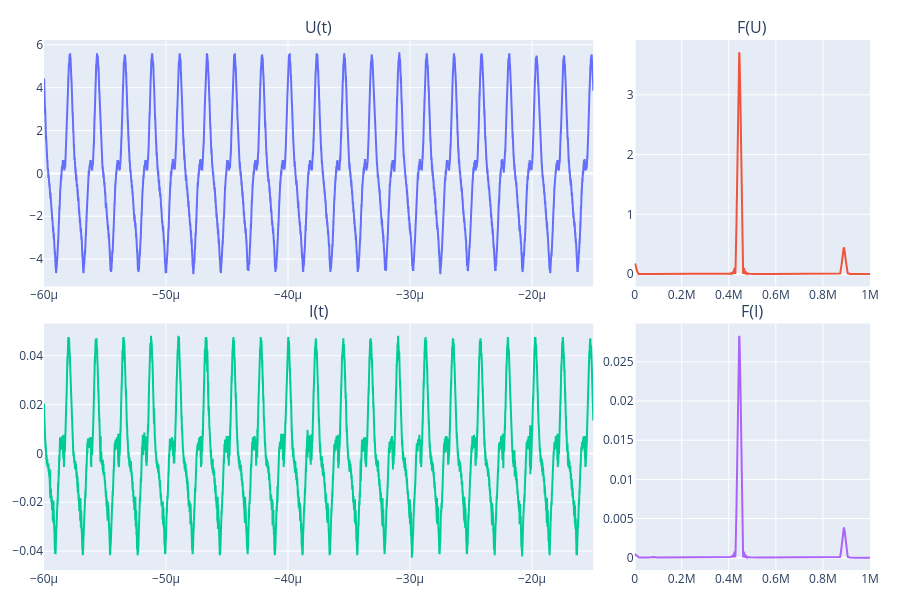

Notebook code cell kept with this figure:
### Code cell
window=T_counts*20
fs = 1 / np.mean(np.diff(t))
vw.show_I_U_3(t,I,U,0,window)

### Figure 1 — Plotly figure (JSON) as saved in the notebook; plotly's stock layout.template omitted (floating-point values rounded to 4 significant figures; data arrays with more than 128 entries replaced by an {"elided": "..."} marker saying what was removed)
{"data": [{"type": "scatter", "x": {"elided": "28140 float values"}, "xaxis": "x", "y": {"elided": "28140 float values"}, "yaxis": "y"}, {"type": "scatter", "x": {"elided": "6121 float values"}, "xaxis": "x2", "y": {"elided": "6121 float values"}, "yaxis": "y2"}, {"type": "scatter", "x": {"elided": "28140 float values"}, "xaxis": "x3", "y": {"elided": "28140 float values"}, "yaxis": "y3"}, {"type": "scatter", "x": {"elided": "6121 float values"}, "xaxis": "x4", "y": {"elided": "6121 float values"}, "yaxis": "y4"}], "layout": {"annotations": [{"font": {"size": 16}, "showarrow": false, "text": "U(t)", "x": 0.3325, "xanchor": "center", "xref": "paper", "y": 1.0, "yanchor": "bottom", "yref": "paper"}, {"font": {"size": 16}, "showarrow": false, "text": "F(U)", "x": 0.8575, "xanchor": "center", "xref": "paper", "y": 1.0, "yanchor": "bottom", "yref": "paper"}, {"font": {"size": 16}, "showarrow": false, "text": "I(t)", "x": 0.3325, "xanchor": "center", "xref": "paper", "y": 0.465, "yanchor": "bottom", "yref": "paper"}, {"font": {"size": 16}, "showarrow": false, "text": "F(I)", "x": 0.8575, "xanchor": "center", "xref": "paper", "y": 0.465, "yanchor": "bottom", "yref": "paper"}], "height": 600, "margin": {"b": 30, "l": 30, "r": 30, "t": 40}, "showlegend": false, "width": 900, "xaxis": {"anchor": "y", "domain": [0, 0.665]}, "xaxis2": {"anchor": "y2", "domain": [0.715, 1]}, "xaxis3": {"anchor": "y3", "domain": [0, 0.665]}, "xaxis4": {"anchor": "y4", "domain": [0.715, 1]}, "yaxis": {"anchor": "x", "domain": [0.535, 1.0]}, "yaxis2": {"anchor": "x2", "domain": [0.535, 1.0]}, "yaxis3": {"anchor": "x3", "domain": [0, 0.465]}, "yaxis4": {"anchor": "x4", "domain": [0, 0.465]}}}
